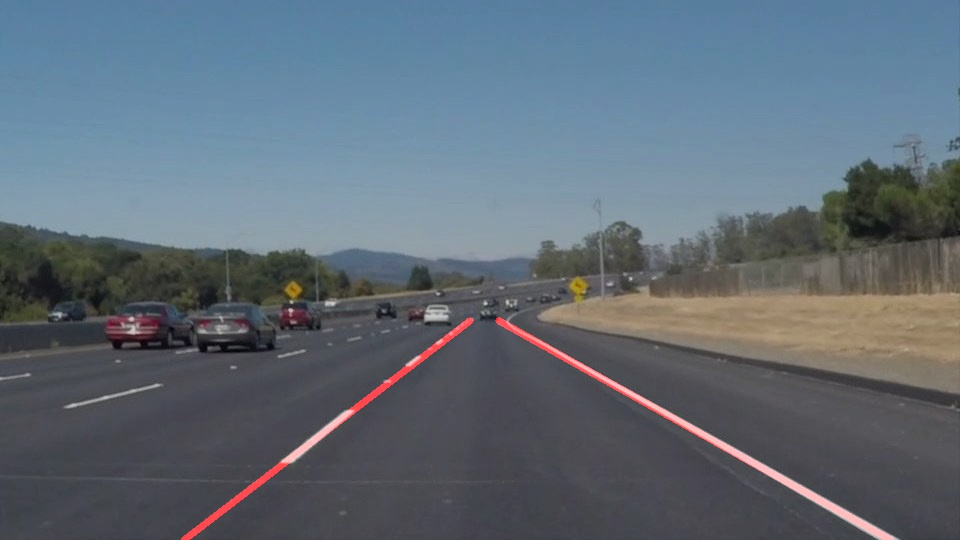
#> input picture test_images/solidWhiteCurve.jpg, 960 x 540 px; its folder holds only this picture in this run
$ jupyter execute --allow-errors P1.ipynb   (shell and % lines are left out)
#> lines starting #> are read from the running program, lines starting #| are printed output that depends on the picture; after the words box and inside, x2 and y2 are one past the last pixel; in counts of white or black regions, pixels touching at a corner belong together
# Self-Driving Car Engineer Nanodegree

## Project: **Finding Lane Lines on the Road**
***
In this project, you will use the tools you learned about in the lesson to identify lane lines on the road.  You can develop your pipeline on a series of individual images, and later apply the result to a video stream (really just a series of images). Check out the video clip "raw-lines-example.mp4" (also contained in this repository) to see what the output should look like after using the helper functions below.

Once you have a result that looks roughly like "raw-lines-example.mp4", you'll need to get creative and try to average and/or extrapolate the line segments you've detected to map out the full extent of the lane lines.  You can see an example of the result you're going for in the video "P1_example.mp4".  Ultimately, you would like to draw just one line for the left side of the lane, and one for the right.

In addition to implementing code, there is a brief writeup to complete. The writeup should be completed in a separate file, which can be either a markdown file or a pdf document. There is a [write up template](https://github.com/udacity/CarND-LaneLines-P1/blob/master/writeup_template.md) that can be used to guide the writing process. Completing both the code in the Ipython notebook and the writeup template will cover all of the [rubric points](https://review.udacity.com/#!/rubrics/322/view) for this project.

---
Let's have a look at our first image called 'test_images/solidWhiteRight.jpg'.  Run the 2 cells below (hit Shift-Enter or the "play" button above) to display the image.

**Note: If, at any point, you encounter frozen display windows or other confounding issues, you can always start again with a clean slate by going to the "Kernel" menu above and selecting "Restart & Clear Output".**

---

**The tools you have are color selection, region of interest selection, grayscaling, Gaussian smoothing, Canny Edge Detection and Hough Tranform line detection.  You  are also free to explore and try other techniques that were not presented in the lesson.  Your goal is piece together a pipeline to detect the line segments in the image, then average/extrapolate them and draw them onto the image for display (as below).  Once you have a working pipeline, try it out on the video stream below.**

---

<figure>

 <figcaption>
 <p></p>
 <p style="text-align: center;"> Your output should look something like this (above) after detecting line segments using the helper functions below </p>
 </figcaption>
</figure>
 <p></p>
<figure>

 <figcaption>
 <p></p>
 <p style="text-align: center;"> Your goal is to connect/average/extrapolate line segments to get output like this</p>
 </figcaption>
</figure>

**Run the cell below to import some packages.  If you get an `import error` for a package you've already installed, try changing your kernel (select the Kernel menu above --> Change Kernel).  Still have problems?  Try relaunching Jupyter Notebook from the terminal prompt.  Also, consult the forums for more troubleshooting tips.**

## Import Packages

[cell 1]
#importing some useful packages
import matplotlib.pyplot as plt
import matplotlib.image as mpimg
import numpy as np
import cv2

## Read in an Image

#> (a cell that did not finish here is left out)

## Ideas for Lane Detection Pipeline

**Some OpenCV functions (beyond those introduced in the lesson) that might be useful for this project are:**

`cv2.inRange()` for color selection
`cv2.fillPoly()` for regions selection
`cv2.line()` to draw lines on an image given endpoints
`cv2.addWeighted()` to coadd / overlay two images
`cv2.cvtColor()` to grayscale or change color
`cv2.imwrite()` to output images to file
`cv2.bitwise_and()` to apply a mask to an image

**Check out the OpenCV documentation to learn about these and discover even more awesome functionality!**

## Helper Functions

Below are some helper functions to help get you started. They should look familiar from the lesson!

[cell 3]
import math

def grayscale(img):
    """Applies the Grayscale transform
    This will return an image with only one color channel
    but NOTE: to see the returned image as grayscale
    (assuming your grayscaled image is called 'gray')
    you should call plt.imshow(gray, cmap='gray')"""
    return cv2.cvtColor(img, cv2.COLOR_RGB2GRAY)
    # Or use BGR2GRAY if you read an image with cv2.imread()
    # return cv2.cvtColor(img, cv2.COLOR_BGR2GRAY)

def canny(img, low_threshold, high_threshold):
    """Applies the Canny transform"""
    return cv2.Canny(img, low_threshold, high_threshold)

def gaussian_blur(img, kernel_size):
    """Applies a Gaussian Noise kernel"""
    return cv2.GaussianBlur(img, (kernel_size, kernel_size), 0)

def region_of_interest(img, vertices):
    """
    Applies an image mask.

    Only keeps the region of the image defined by the polygon
    formed from `vertices`. The rest of the image is set to black.
    `vertices` should be a numpy array of integer points.
    """
    #defining a blank mask to start with
    mask = np.zeros_like(img)

    #defining a 3 channel or 1 channel color to fill the mask with depending on the input image
    if len(img.shape) > 2:
        channel_count = img.shape[2]  # i.e. 3 or 4 depending on your image
        ignore_mask_color = (255,) * channel_count
    else:
        ignore_mask_color = 255

    #filling pixels inside the polygon defined by "vertices" with the fill color
    cv2.fillPoly(mask, vertices, ignore_mask_color)

    #returning the image only where mask pixels are nonzero
    masked_image = cv2.bitwise_and(img, mask)
    return masked_image

def draw_lines(img, lines, color=[255, 0, 0], thickness=5):
    """
    NOTE: this is the function you might want to use as a starting point once you want to
    average/extrapolate the line segments you detect to map out the full
    extent of the lane (going from the result shown in raw-lines-example.mp4
    to that shown in P1_example.mp4).

    Think about things like separating line segments by their
    slope ((y2-y1)/(x2-x1)) to decide which segments are part of the left
    line vs. the right line.  Then, you can average the position of each of
    the lines and extrapolate to the top and bottom of the lane.

    This function draws `lines` with `color` and `thickness`.
    Lines are drawn on the image inplace (mutates the image).
    If you want to make the lines semi-transparent, think about combining
    this function with the weighted_img() function below

    for line in lines:
        for x1,y1,x2,y2 in line:
            cv2.line(img, (x1, y1), (x2, y2), color, thickness)
    """

    #check that lines contain data
    if (lines is None) | (len(lines) == 0) :
        return

    #center of image in x direction
    img_x_center = img.shape[1] / 2

    #slope threshold to select points
    slope_threshold = 0.5

    """
    classify coordinates to right and left lanes
    """
    right_lines_x = []
    right_lines_y = []

    left_lines_x  = []
    left_lines_y  = []

    for line in lines :

        x1, y1, x2, y2 = line[0]

        x = x2-x1
        if x == 0 :
            slope = 100            #infinite slope
        else :
            slope = (y2-y1) / x

        if slope > 0 and slope > slope_threshold and x1 > img_x_center and x2 > img_x_center :
            right_lines_x.extend([x1,x2])
            right_lines_y.extend([y1,y2])

        if slope < 0 and abs(slope) > slope_threshold and x1 < img_x_center and x2 < img_x_center :
            left_lines_x.extend([x1,x2])
            left_lines_y.extend([y1,y2])


    """
    Find line segement parameters (m,c) using regression
    """
    right_line = True
    left_line = True

    y1 = 540
    y2 = 320

    #Applying Linear Regression to find fitting line
    if len(right_lines_x) > 0 :
        model_r = np.polyfit(right_lines_x, right_lines_y, 1)
        #y = mx + c   m and c are in 'model'
        right_x1 = int((y1 - model_r[1]) / model_r[0])
        right_x2 = int((y2 - model_r[1]) / model_r[0])
    else :
        right_line = False

    #Similarly Left lines
    if len(left_lines_x) > 0 :
        model_l = np.polyfit(left_lines_x, left_lines_y, 1)

        left_x1 = int((y1 - model_l[1]) / model_l[0])
        left_x2 = int((y2 - model_l[1]) / model_l[0])
    else :
        left_line = False

    """
    Draw line in image
    """
    #Draws the lines
    if right_line:
        cv2.line(img, (right_x1, y1), (right_x2, y2), color, thickness)
    if left_line:
        cv2.line(img, (left_x1, y1), (left_x2, y2), color, thickness)


def hough_lines(img, rho, theta, threshold, min_line_len, max_line_gap):
    """
    `img` should be the output of a Canny transform.

    Returns an image with hough lines drawn.
    """
    lines = cv2.HoughLinesP(img, rho, theta, threshold, np.array([]), minLineLength=min_line_len, maxLineGap=max_line_gap)
    line_img = np.zeros((img.shape[0], img.shape[1], 3), dtype=np.uint8)
    draw_lines(line_img, lines)
    return line_img

# Python 3 has support for cool math symbols.

def weighted_img(img, initial_img, α=0.8, β=1., γ=0.):
    """
    `img` is the output of the hough_lines(), An image with lines drawn on it.
    Should be a blank image (all black) with lines drawn on it.

    `initial_img` should be the image before any processing.

    The result image is computed as follows:

    initial_img * α + img * β + γ
    NOTE: initial_img and img must be the same shape!
    """
    return cv2.addWeighted(initial_img, α, img, β, γ)

## Test Images

Build your pipeline to work on the images in the directory "test_images"
**You should make sure your pipeline works well on these images before you try the videos.**

[cell 4]
import os
os.listdir("test_images/")

## Build a Lane Finding Pipeline

Build the pipeline and run your solution on all test_images. Make copies into the `test_images_output` directory, and you can use the images in your writeup report.

Try tuning the various parameters, especially the low and high Canny thresholds as well as the Hough lines parameters.

[cell 5]
# TODO: Build your pipeline that will draw lane lines on the test_images
# then save them to the test_images_output directory.

"""
PIPELINE : Original_image -> grayscale -> Gaussian Bluring -> CannyEdge detection ->

            Region selection -> Hough Transform ->  Lane Line marked image
"""


#Loading data to pipline and verifying
def load_img(filename):
#> called with filename = 'test_images/solidWhiteCurve.jpg'
    image = mpimg.imread(filename)
#> image is the input picture: shape (540, 960, 3); mean R, G, B 96.2, 107.6, 118.4

    return image


"""
function to find edges in an image
using Canny edge detection
"""
def find_edges(image, kernel_size=5, low_threshold=60, high_threshold=180):

    #changing the image to gray
    gray = grayscale(image)
#> in grayscale, `return cv2.cvtColor(img, cv2.COLOR_RGB2GRAY)`:
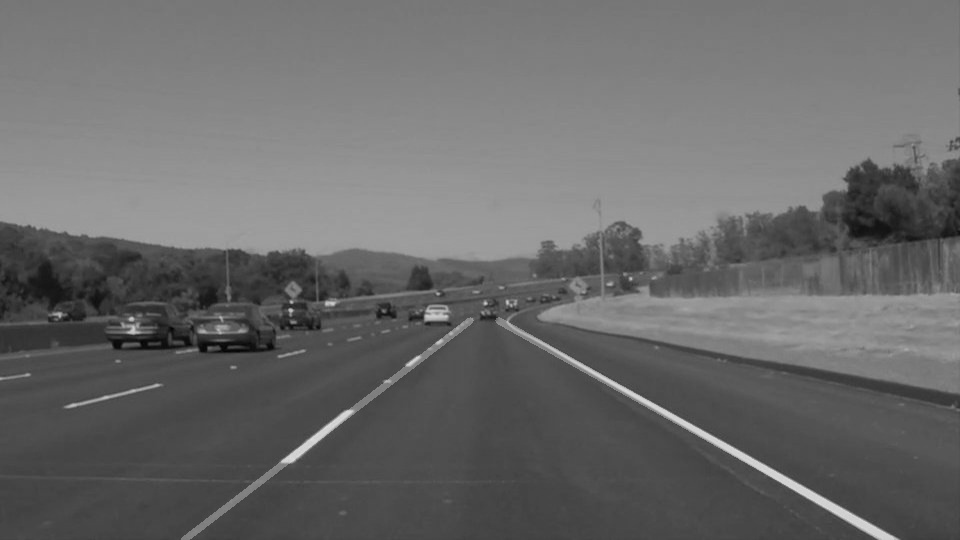
#> returned value: shape (540, 960); min 3, max 224, mean 105.4

    #apply guassian blurring
    blur_gray = gaussian_blur(gray, 5)

    #applying canny
    edges = canny(blur_gray, low_threshold, high_threshold)
#> in canny, `return cv2.Canny(img, low_threshold, high_threshold)`:
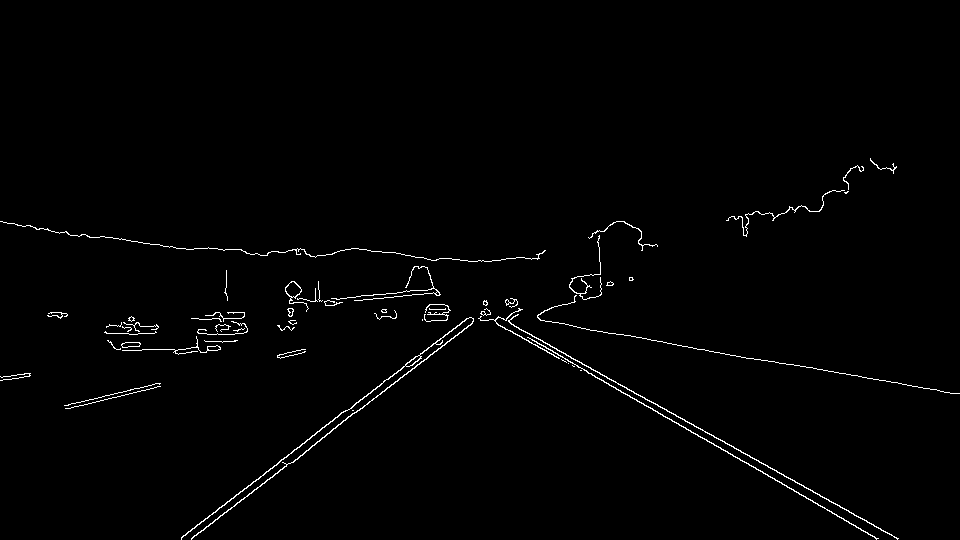
#> returned value: shape (540, 960); 1.2% white in thin lines or dots, all inside (x1, y1, x2, y2) = (0, 158, 960, 540)

    return edges


"""
Adding edges to original image
using Hough Transform
"""
def apply_edges(image, edges):

    y = image.shape[0] * 0.59
#> y = 318.6
    x = image.shape[1] * 0.47
#> x = 451.2

    #region selection
    imshape = image.shape
#> imshape = (540, 960, 3)
    vertices = np.array([[(0,imshape[0]),(x, y), (imshape[1]-x, y),\
                          (imshape[1],imshape[0])]], dtype=np.int32)

    masked_edges = region_of_interest(edges, vertices)
#> in region_of_interest, `cv2.fillPoly(mask, vertices, ignore_mask_color)`:
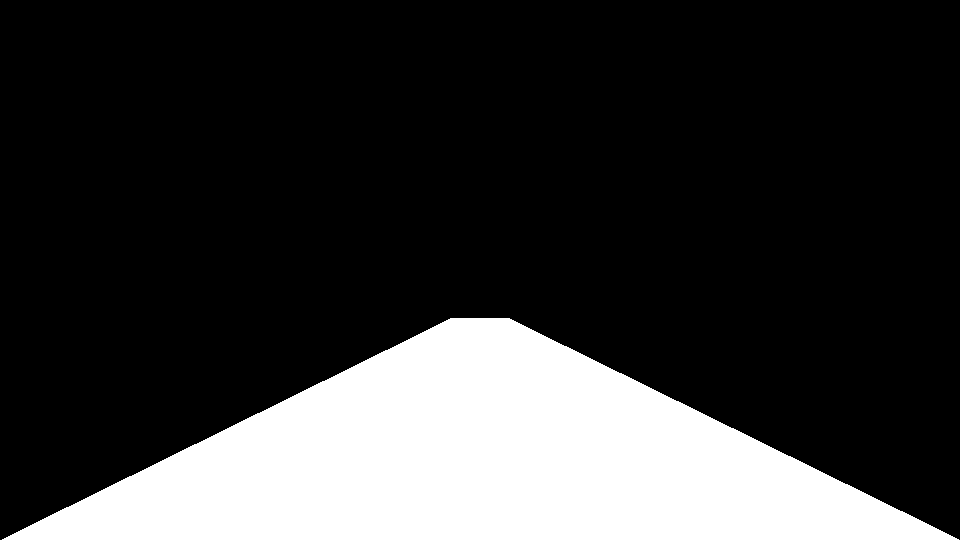
#> mask: shape (540, 960); 21.8% white; 1 white region, box (x1, y1, x2, y2) and area: (2, 318, 959, 540) 112894
#> in region_of_interest, `masked_image = cv2.bitwise_and(img, mask)`:
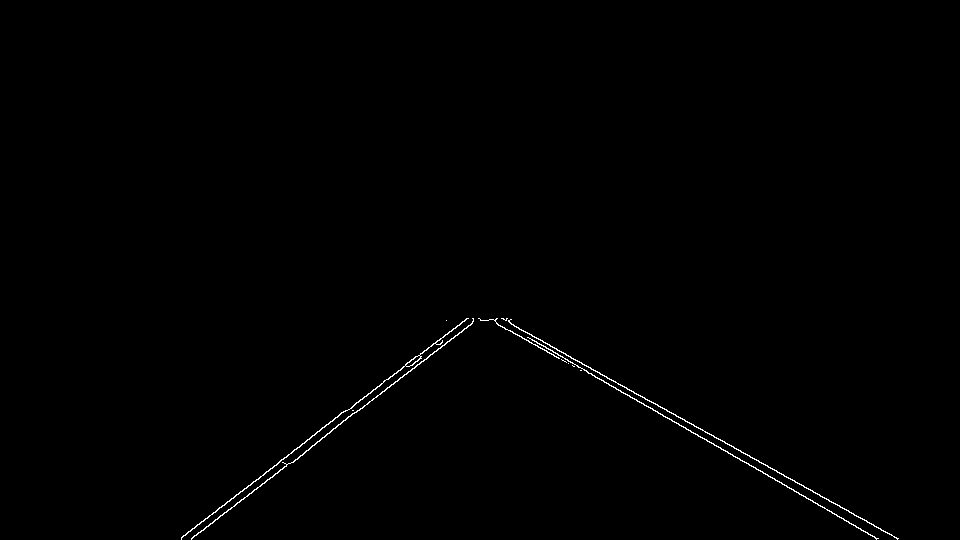
#> masked_image: shape (540, 960); 0.45% white in thin lines or dots, all inside (x1, y1, x2, y2) = (181, 318, 899, 540)

    #Hough Lines
    rho = 1
    theta = np.pi/180
    threshold = 10         #minimum no of intersections in Hough space
    min_line_length = 15
    max_line_gap = 1

    line_image = hough_lines(masked_edges, rho, theta, threshold, min_line_length, max_line_gap)
#> in hough_lines, `lines = cv2.HoughLinesP(img, rho, theta, threshold, np.array([]), minL..`: lines = 19 rows, first 6: [510, 323, 898, 538], [527, 337, 876, 538], [239, 502, 289, 463], [417, 356, 468, 318], [693, 432, 878, 538], [387, 379, 416, 356]
#> the loop in draw_lines, `for line in lines : ` made 19 passes
#> (x1, y1, x2, y2, x, slope) on passes 1 to 12: (510, 323, 898, 538, 388, 0.554), (527, 337, 876, 538, 349, 0.576), (239, 502, 289, 463, 50, -0.78), (417, 356, 468, 318, 51, -0.745), (693, 432, 878, 538, 185, 0.573), (387, 379, 416, 356, 29, -0.793), (354, 413, 408, 371, 54, -0.778), (290, 463, 354, 412, 64, -0.797), (283, 459, 340, 414, 57, -0.789), (181, 538, 262, 475, 81, -0.778), (496, 322, 558, 358, 62, 0.581), (352, 406, 372, 391, 20, -0.75)
#> after the loop in draw_lines, `for line in lines :`: left_lines_x = 28 values, max 468 at index 3, min 181 at index 12, mean 348; left_lines_y = 28 values, max 538 at index 12, min 318 at index 3, mean 414; right_lines_x = [510, 898, 527, 876, 693, 878, 496, 558, 535, 568]; right_lines_y = [323, 538, 337, 538, 432, 538, 322, 358, 344, 363]
#> in draw_lines, `model_r = np.polyfit(right_lines_x, right_lines_y, 1)`: model_r = [0.56, 43.06]
#> in draw_lines, `right_x1 = int((y1 - model_r[1]) / model_r[0])`: right_x1 = 887
#> in draw_lines, `right_x2 = int((y2 - model_r[1]) / model_r[0])`: right_x2 = 494
#> in draw_lines, `model_l = np.polyfit(left_lines_x, left_lines_y, 1)`: model_l = [-0.756, 677]
#> in draw_lines, `left_x1 = int((y1 - model_l[1]) / model_l[0])`: left_x1 = 181
#> in draw_lines, `left_x2 = int((y2 - model_l[1]) / model_l[0])`: left_x2 = 472
#> in draw_lines, `cv2.line(img, (left_x1, y1), (left_x2, y2), color, thickness)`:
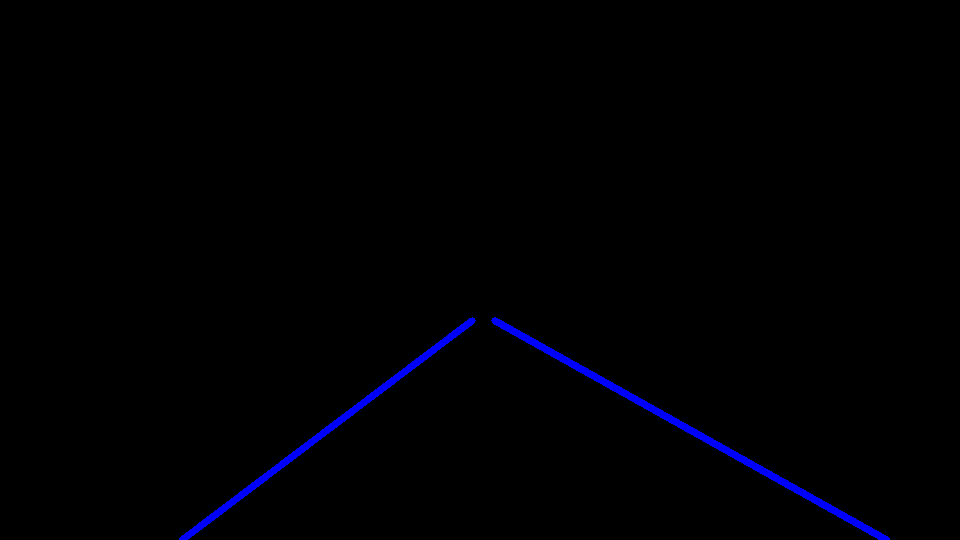
#> img: shape (540, 960, 3); mean of channels 0, 1, 2 2.8, 0, 0; drawn as B, G, R

    #weighted
    output_image = weighted_img(line_image, image)
#> in weighted_img, `return cv2.addWeighted(initial_img, α, img, β, γ)`:
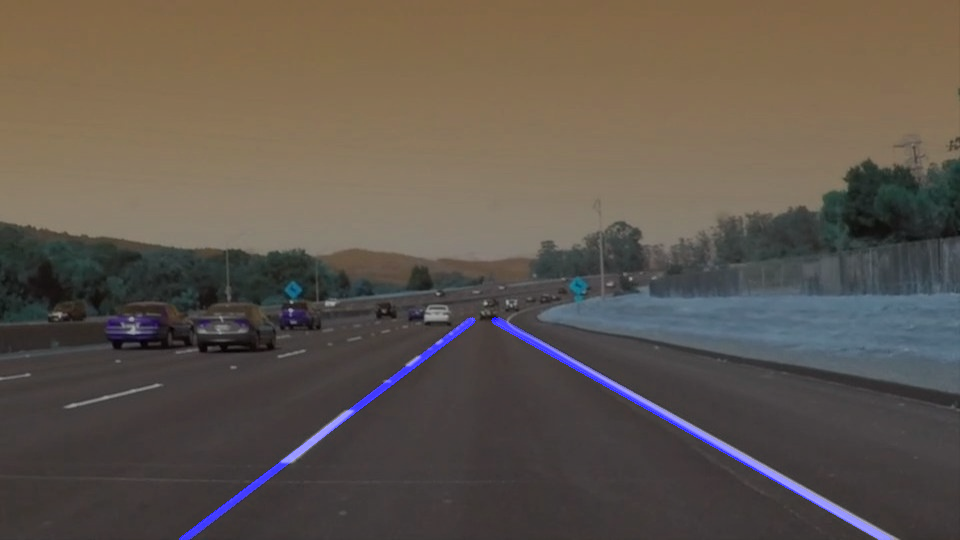
#> returned value: shape (540, 960, 3); mean of channels 0, 1, 2 77.8, 86, 94.8; drawn as B, G, R

    return output_image


for dirname, _, filenames in os.walk('test_images/'):  #iterating to input each file
    for filename in filenames:

        if dirname == 'test_images/test_images_output':
            break

        image = load_img(os.path.join(dirname, filename))  #loading image and applying Canny

        edges = find_edges(image)
        output_image = apply_edges(image, edges)             #appending edges into original image

        path = "test_images/test_images_output/" + filename
        image_to_write = cv2.cvtColor(output_image, cv2.COLOR_RGB2BGR)
        cv2.imwrite(path, image_to_write)                         #save as file in 'test_images_output'

        plt.imshow(output_image)
        plt.show()
